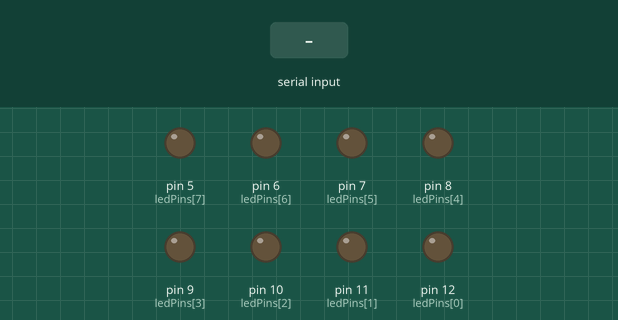
This sketch was run on a simulated Arduino Uno, built with avr-gcc and run on an emulated ATmega328P. Parts: output pins drawn as LEDs (lit = HIGH). The inputs (shaded band) are chosen by the test bench.

Above: at 1.2 s.
1.3 s: "90,45\n" received over Serial
At 3.4 s:
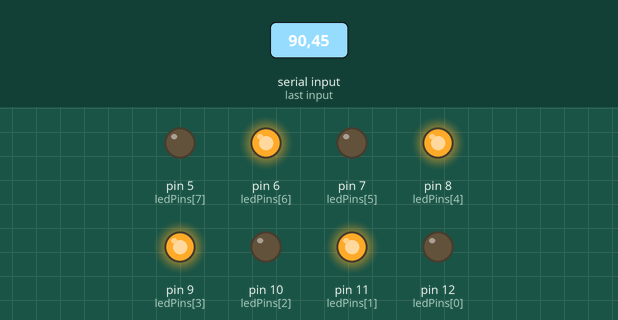
Timing chart, 0 to 8.3 s (numbered marks = the images above; inputs shaded):
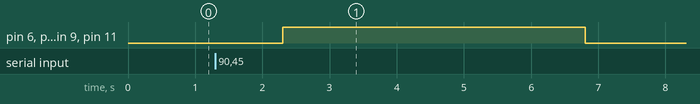

Measured:
- after the input at 1.3 s, pin 6 (ledPins[6]), pin 8 (ledPins[4]), pin 9 (ledPins[3]), pin 11 (ledPins[1]): LOW → HIGH after 1.0 s, → LOW 4.5 s later

The sketch:

PP1_Binario.ino
```cpp
int numero;
int ledPins[] = {12, 11, 10, 9, 8, 7, 6, 5};

void setup() {
  Serial.begin(9600);
  for (int i = 0; i < 8; i++) {
    pinMode(ledPins[i], OUTPUT);
    digitalWrite(ledPins[i], LOW);
  }
}

void loop() {
  if (Serial.available() > 0) {
    numero = Serial.readString().toInt();

    if (numero >= 0 && numero <= 255) {
      for (int i = 0; i < 8; i++) {
        digitalWrite(ledPins[i], (numero >> (7 - i)) & 1);

      }


    }
   delay(4500);

      for (int i = 0; i < 8; i++) {
        digitalWrite(ledPins[i], LOW);
      }
  }

}
```
